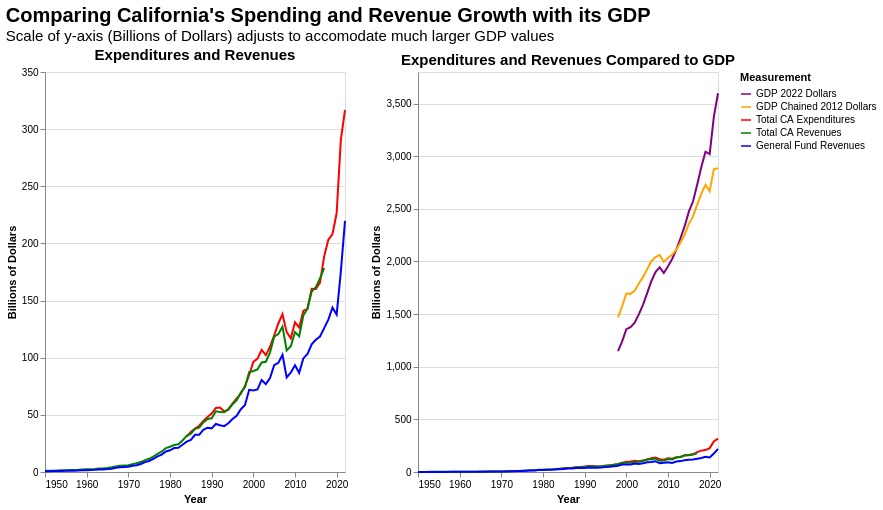

This figure's Vega-Lite source:
### Vega-Lite specification from a JSON file in a GitHub repository (floating-point values rounded to 4 significant figures; data arrays with more than 128 entries replaced by an {"elided": "..."} marker saying what was removed)
{"usermeta": {"embedOptions": {"theme": "fivethirtyeight"}}, "config": {"view": {"continuousWidth": 300, "continuousHeight": 300}}, "hconcat": [{"data": {"name": "data-816a37533ecc6f8d182c51d0ef437a4e"}, "mark": {"type": "line"}, "encoding": {"color": {"field": "Measurement", "legend": null, "scale": {"domain": ["Total CA Expenditures", "Total CA Revenues", "General Fund Revenues"], "range": ["red", "green", "blue"]}, "type": "nominal"}, "x": {"axis": {"grid": false}, "field": "Fiscal Year", "title": "Year", "type": "temporal"}, "y": {"field": "yaxis", "title": "Billions of Dollars", "type": "quantitative"}}, "height": 400, "title": {"text": "Expenditures and Revenues", "fontSize": 15}, "width": 300}, {"data": {"name": "data-6d10572db41dd1938641d9cb50bbd861"}, "mark": {"type": "line"}, "encoding": {"color": {"field": "Measurement", "scale": {"domain": ["GDP 2022 Dollars", "GDP Chained 2012 Dollars", "Total CA Expenditures", "Total CA Revenues", "General Fund Revenues"], "range": ["purple", "orange", "red", "green", "blue"]}, "type": "nominal"}, "tooltip": [{"field": "Measurement", "title": "Measurement", "type": "nominal"}, {"field": "Fiscal Year", "title": "Year", "type": "temporal"}, {"field": "Dollars", "format": "$,.2f", "title": "Dollars", "type": "quantitative"}], "x": {"axis": {"grid": false}, "field": "Fiscal Year", "title": "Year", "type": "temporal"}, "y": {"field": "yaxis", "scale": {"domain": [0, 3800]}, "title": "Billions of Dollars", "type": "quantitative"}}, "height": 400, "title": {"text": "Expenditures and Revenues Compared to GDP", "fontSize": 15}, "width": 300}], "resolve": {"scale": {"color": "independent"}}, "title": {"text": "Comparing California's Spending and Revenue Growth with its GDP", "fontSize": 20, "subtitle": "Scale of y-axis (Billions of Dollars) adjusts to accomodate much larger GDP values", "subtitleFontSize": 15}, "$schema": "https://vega.github.io/schema/vega-lite/v5.8.0.json", "datasets": {"data-816a37533ecc6f8d182c51d0ef437a4e": {"elided": "219 records"}, "data-6d10572db41dd1938641d9cb50bbd861": {"elided": "365 records"}}}
